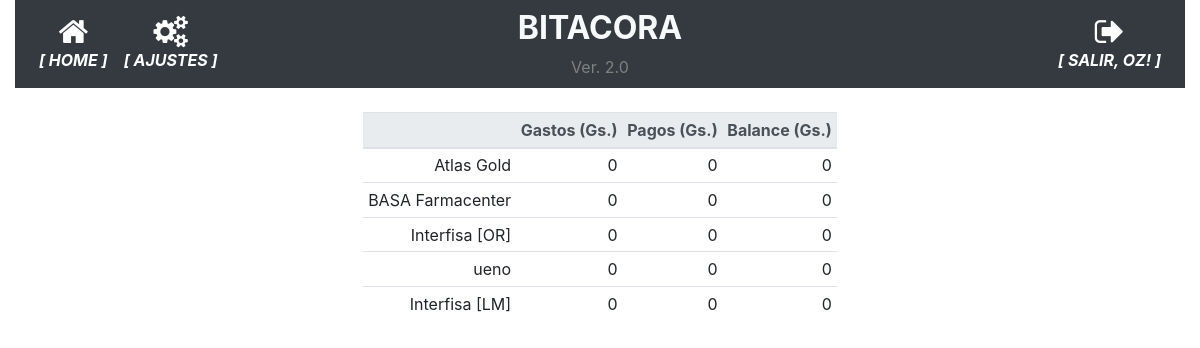
Page /movimientos_mes/2387 (signed in) on the earlier database version.
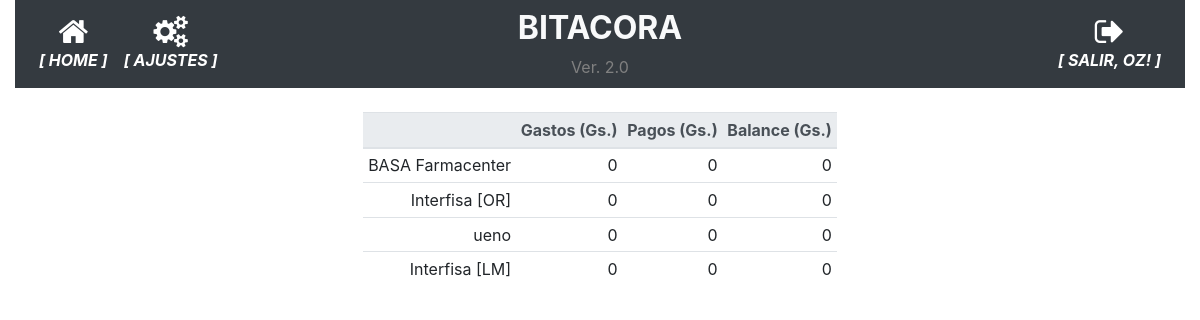
Same page on the later database version.
### app/models.py (models this page shows, shortened)
class Tarjetas(db.Model):
    __tablename__='tarjetas'
    id = db.Column(db.Integer, primary_key=True)
    banco = db.Column(db.String(100), nullable=False)
    numero = db.Column(db.String(100), nullable=False)
    vencimiento = db.Column(db.String(10), nullable=False)
    estado = db.Column(db.Boolean, server_default=u'False')

### app/routes.py (the view)
@app.route('/movimientos_mes/<string:mes>', methods=['GET', 'POST'])
@login_required
def movimientos_mes(mes):
    operaciones_tj = movimientos_agrupados(mes)
    balances=saldos_agrupados(mes)
    return render_template('detalle_mes.html', mes=mes, operaciones_tj=operaciones_tj, balances=balances)

### app/models.py (called while the page is built)
@login.user_loader
def load_user(id):
    return User.query.get(int(id))

### app/templates/detalle_mes.html (shortened to what this page needs)
{% extends "base.html" %}
{% block main %}
<div class="container-fluid text-center">
    <div class="row justify-content-center">
        <div>
            <table class="table table-sm text-right">
                <thead class="thead-light">
                    <th></th>
                    <th>Gastos (Gs.)</th>
                    <th>Pagos (Gs.)</th>
                    <th>Balance (Gs.)</th>
                </thead>
                <tbody>
                    {% for tarjeta in balances %}
                    <tr>
                        <td>{{ tarjeta.banco }}</td>
                        <td>{{ "{:,.0f}".format(tarjeta.compras).replace(",", ".") }}</td>
                        <td>{{ "{:,.0f}".format(tarjeta.pagos).replace(",", ".") }}</td>
                        <td>{{ "{:,.0f}".format(tarjeta.balance).replace(",", ".") }}</td>
                    </tr>
                    {% endfor %}
                </tbody>
            </table>
            <br>
        </div>
    </div>
</div>
{% endblock %}

Differences in the rows shown:
no longer on this page (row edited): Tarjetas: banco "Atlas Gold", compras "0", pagos "0", balance "0"
